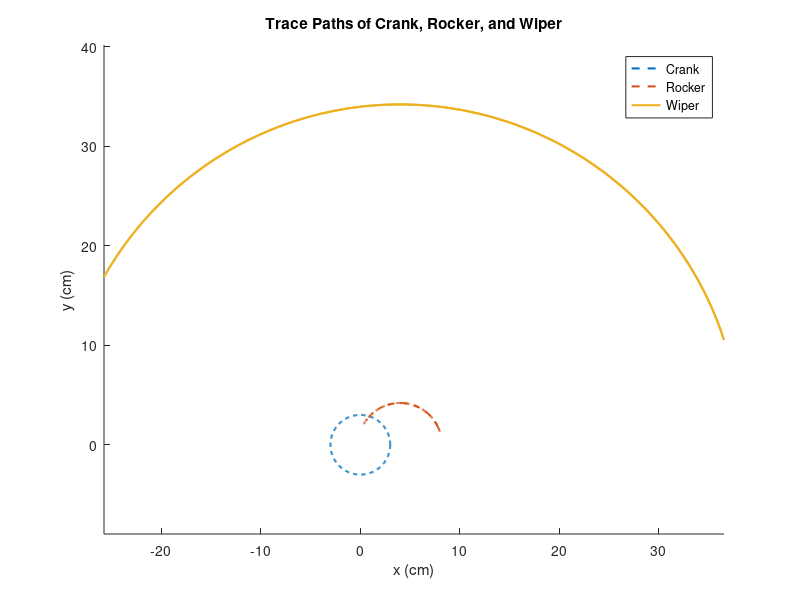

This figure's MATLAB source: (Note: this script raises an error after producing the figure.)
clear all; close all; clc; format long;

name = 'Christofer Azadian';
id = 'A17889763';
hw_num = 7;

% Problem 1

l1 = 4; l2 = 3; l3 = 5.1; l4 = 4.2; l5 = 30;

% (a) Calculate DOF of linkage system

p1a = 3*(4-4-1) + 4*1;

% (b) Determine four bar linkage type

p1bans = l3 + l2 <= l1 + l4;

p1b = 'Crank-Rocker, linkage is suitable for a windshield wiper design because the wiper has a defined range of motion and the crank can be powered with a motor';

w2 = 45*2*pi/60;

% (c) Find theta4 in folded and dead center positions

thmax = acosd(((l2-l3)^2-l1^2-l4^2)/(2*l1*l4));

thmin = acosd(((l2+l3)^2-l1^2-l4^2)/(2*l1*l4));

p1c = [thmax thmin];

% (d) Obtain the swing angle

thswing = -diff(p1c);

p1d = thswing;

% (e) Determine extreme transmission angles

mumax = acosd((l3^2 + l4^2 - (l1 + l2)^2)/(2*l3*l4));

mumin = acosd((l3^2 + l4^2 - (l1 - l2)^2)/(2*l3*l4));

p1e = [mumax mumin];

% (f) Plot trace paths of crank, rocker, and point P

L1 = l1/l4; L2 = l1/l2; L3 = (l1^2 + l2^2 - l3^2 + l4^2)/(2*l2*l4);

Afunc = @(th2) cosd(th2) - L2 + L3 - L1.*cosd(th2);

Bfunc = @(th2) -2.*sind(th2);

Cfunc = @(th2) L2 + L3 - (1 + L1).*cosd(th2);

th4maxfunc = @(A, B, C) 2.*atand((-B + sqrt(B.^2 - 4.*A.*C))./(2.*A));

th4minfunc = @(A, B, C) 2.*atand((-B - sqrt(B.^2 - 4.*A.*C))./(2.*A));

th2 = 0:1:360;

% th4max = th4maxfunc(Afunc(th2), Bfunc(th2), Cfunc(th2));

th4 = th4minfunc(Afunc(th2), Bfunc(th2), Cfunc(th2));

xcrankfunc = @(th2) l2.*cosd(th2);

ycrankfunc = @(th2) l2.*sind(th2);

xrockerfunc = @(th4) l1 + l4.*cosd(th4);

yrockerfunc = @(th4) l4.*sind(th4);

xQ = l1 + (l4 + l5).*cosd(th4);

yQ = (l4 + l5).*sind(th4);

xcrank = xcrankfunc(th2);

ycrank = ycrankfunc(th2);

xrocker = xrockerfunc(th4);

yrocker = yrockerfunc(th4);

hold on;
axis equal;
plot(xcrank, ycrank, 'LineWidth', 1.5, 'LineStyle', '--');
plot(xrocker, yrocker, 'LineWidth', 1.5, 'LineStyle', '--');
plot(xQ, yQ, 'LineWidth', 1.5);
xlabel('x (cm)');
ylabel('y (cm)');
title('Trace Paths of Crank, Rocker, and Wiper');
legend({'Crank', 'Rocker', 'Wiper'});

p1f = 'See figure 1';

% (f) Plot motion quantity profiles

figure();
tiledlayout(5,1);
nexttile;

th3func = @(th4, th2) atan2d((l4.*sind(th4) - l2.*sind(th2)),(l4.*cosd(th4)) + l1 - l2.*cosd(th2));

th3 = th3func(th4, th2);

hold on;
plot(th2, th3);
plot(th2, th4);
xlim([0 360]);
xlabel('Input Angle (degrees)');
ylabel('Output Angle (degrees)');
title('Input Angle vs Output Angle');
legend({'theta3', 'theta4'});
nexttile;

% syms t; syms th2s(t) th3s(t) th4s(t);
% 
% loopeqnx = l2.*cos(th2s) + l3.*cos(th3s) - l4.*cos(th4s) - l1 == 0;
% loopeqny = l2.*sin(th2s) + l3.*sin(th3s) - l4.*sin(th4s) == 0;
% 
% velocityeqnx = diff(loopeqnx, t);
% velocityeqny = diff(loopeqny, t);
% 
% accelerationeqnx = diff(velocityeqnx, t);
% accelerationeqny = diff(velocityeqny, t);
% 
% jerkeqnx = diff(accelerationeqnx, t);
% jerkeqny = diff(accelerationeqny, t);

w3 = zeros(1, length(th2));
w4 = zeros(1, length(th2));

for i = 1:length(th2)
    Bv = [l2*w2*sind(th2(i)); -l2*w2*cosd(th2(i))];
    A = [-l3*sind(th3(i)) l4*sind(th4(i)); l3*cosd(th3(i)) -l4*cosd(th4(i))];
    w = A \ Bv;
    w3(i) = w(1);
    w4(i) = w(2);
end

hold on;
plot(th2, w3);
plot(th2, w4);
xlim([0 360]);
xlabel('Input Angle (degrees)');
ylabel('Angular Velocity (rad/s)');
title('Input Angle vs Angular Velocity');
legend({'w3', 'w4'});
nexttile;

a3 = zeros(1, length(th2));
a4 = zeros(1, length(th2));

for i = 1:length(th2)
    Ba = [l2*w2^2*cosd(th2(i)) + l3*w3(i)^2*cosd(th3(i)) - l4*w4(i)^2*cosd(th4(i)); l2*w2^2*sind(th2(i)) + l3*w3(i)^2*sind(th3(i)) - l4*w4(i)^2*sind(th4(i))];
    a = A \ Ba;
    a3(i) = a(1);
    a4(i) = a(2);
end

hold on;
plot(th2, a3);
plot(th2, a4);
xlim([0 360]);
xlabel('Input Angle (degrees)');
ylabel('Angular Acceleration (rad/s^2)');
title('Input Angle vs Angular Acceleration');
legend({'a3', 'a4'});
nexttile;

j3 = zeros(1, length(th2));
j4 = zeros(1, length(th2));

for i = 1:length(th2)
    Bj = [-l2*w2^3*sind(th2(i)) + 3*l3*a3(i)*w3(i)*cosd(th3(i)) - l3*w3(i)^3*sind(th3(i)) - 3*l4*w4(i)*a4(i)*cosd(th4(i)) + l4*w4(i)^3*sind(th4(i)); 
        l2*w2^3*cosd(th2(i)) + 3*l3*w3(i)*a3(i)*sind(th3(i)) + l3*w3(i)^3*cosd(th3(i)) - 3*l4*w4(i)*a4(i)*sind(th4(i)) - l4*w4(i)^3*cosd(th4(i))];
    j = A \ Bj;
    j3(i) = j(1);
    j4(i) = j(2);
end

hold on;
plot(th2, j3);
plot(th2, j4);
xlim([0 360]);
xlabel('Input Angle (degrees)');
ylabel('Angular Jerk (rad/s^3)');
title('Input Angle vs Angular Jerk');
legend({'j3', 'j4'});
nexttile;

mufunc = @(th2) acosd((l3.^2 + l4.^2 - l1.^2 - l2.^2 + 2.*l1.*l2.*cosd(th2))./(2.*l3.*l4));

mu = mufunc(th2);

hold on;
plot(th2, mu);
xlim([0 360]);
xlabel('Input Angle (degrees)');
ylabel('Transmission Angle (degrees)');
title('Input Angle vs Transmission Angle');

p1g = 'See Figure 2';

% (h) Determine if the wiper is a good design

p1h = 'While the wiper has the range to wipe away rain from a windshield, it suffers from jamming due to its minimum transmission angle. Near 0 degrees, there is exceptionally high angular acceleration and jerk, which can cause damage to the wiper. Additionally, the torque transfer is not optimized as the transmission angle is below 45 degrees for a significant amount of the cycle.';

% Problem 2

% (a) Plot rocker angle relative to crank angle

l2 = 7; l3 = 12; l4 = 15; l5 = 4; l6 = 5; l8 = 5; l9 = 18; l1 = sqrt(l8^2 + l9^2);

L1 = l1/l4; L2 = l1/l2; L3 = (l1^2 + l2^2 - l3^2 + l4^2)/(2*l2*l4);

th4 = th4minfunc(Afunc(th2), Bfunc(th2), Cfunc(th2));

th1 = atand(l8/l9);

th4new = th4 - th1;

figure();
plot(th2, th4new);
xlim([-5 365]);
xlabel('Crank Angle (degrees)');
ylabel('Rocker Angle (degrees)');
title('Rocker Angle vs Crank Angle Relative to the Horizontal');

p2a = 'See figure 3';

% (b) Plot path of point P

th3 = th3func(th4, th2);

xP = l2.*cosd(th2 - th1) + l6.*cosd(90 + th3 - th1);
yP = l2.*sind(th2 - th1) + l6.*sind(90 + th3 - th1);

figure();
plot(xP, yP);
xlabel('x (cm)');
ylabel('y (cm)');
title('Position of Point P for One Revolution');

p2b = 'See figure 4';

% (c) Plot distance between point P and Q

xQ = l9 + (l4 + l5).*cosd(th4new);

yQ = -l8 + (l4 + l5).*sind(th4new);

distance = sqrt((xP - xQ).^2 + (yP - yQ).^2);

figure();
plot(th2, distance);
xlabel('Crank Angle (degrees)');
ylabel('Distance between P and Q (cm)');
title('Distance between P and Q Over One Revolution of the Crank');

p2c = 'See figure 5';

% (d) Find the crank angle where maximum separation occurs

[maxSeparation, index] = max(distance);

p2d = th2(index);

% (e) Plot angular velocity of long rocker link
